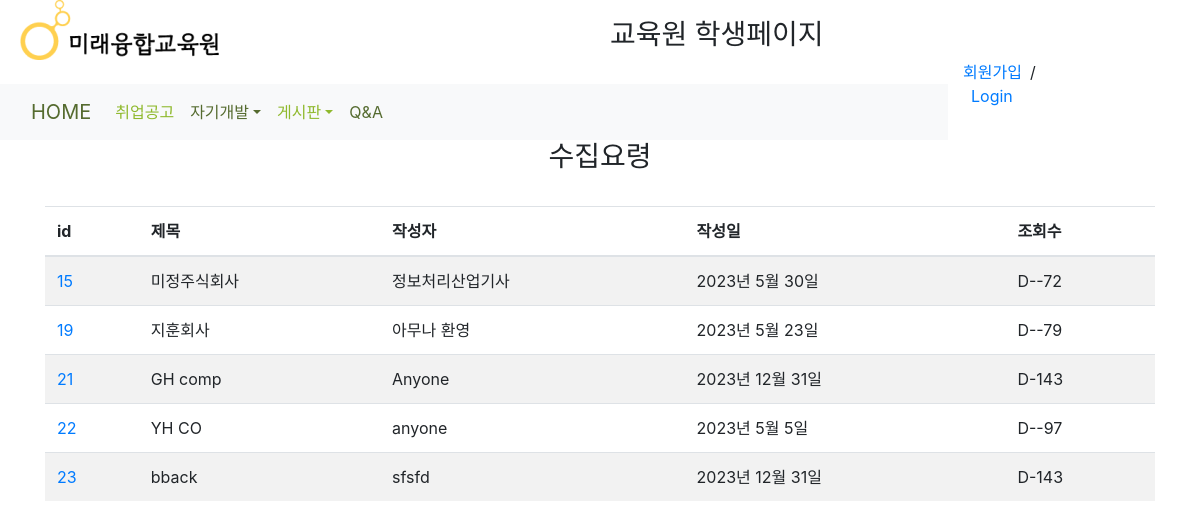
The page /job_posting/ on the database its author committed.
### job_posting/models.py (models this page shows, shortened)
class Certification(models.Model):
    company_name = models.CharField(max_length=50)
    contents = models.CharField(max_length=50)
    exam_date = models.DateField()
    d_day = models.DateField()
    @property
    def d_day(self):
        delta = self.exam_date - date.today()
        return delta.days

### job_posting/views.py (the view)
# urls.py: path('', views.Job_postingList.as_view(), name='job_posting'),
class Job_postingList(ListView):  # 모든 데이터를 확인
    model = Certification

### job_posting/templates/job_posting/certification_list.html (shortened to what this page needs)
{% extends "base.html" %}
{% load static %}
{% block explain_contents %}
<div class="container">
    <table class="table table-striped">
        <h3>수집요령</h3><br>
        <thead>
        <tr>
            <th>id</th><th>제목</th><th>작성자</th><th>작성일</th><th>조회수</th>
        </tr>
        </thead>
        <tbody>
            {% for certification in object_list %}
            <tr>
              <td><a href="{% url 'job_posting:detail' certification.id %}">{{ certification.id }}</a></td>
              <td>{{ certification.company_name }}</td><td>{{ certification.contents }}</td>
              <td>{{ certification.exam_date }}</td><td>D-{{ certification.d_day }}</td>
            </tr>
            {% endfor %}
        </tbody>
    </table>
</div>
<br>
{% endblock explain_contents %}

### rows shown on the page
Certification: id "15", company_name "미정주식회사", contents "정보처리산업기사", exam_date "2023년 5월 30일", d_day "-72"
Certification: id "19", company_name "지훈회사", contents "아무나 환영", exam_date "2023년 5월 23일", d_day "-79"
Certification: id "21", company_name "GH comp", contents "Anyone", exam_date "2023년 12월 31일", d_day "143"
Certification: id "22", company_name "YH CO", contents "anyone", exam_date "2023년 5월 5일", d_day "-97"
Certification: id "23", company_name "bback", contents "sfsfd", exam_date "2023년 12월 31일", d_day "143"
